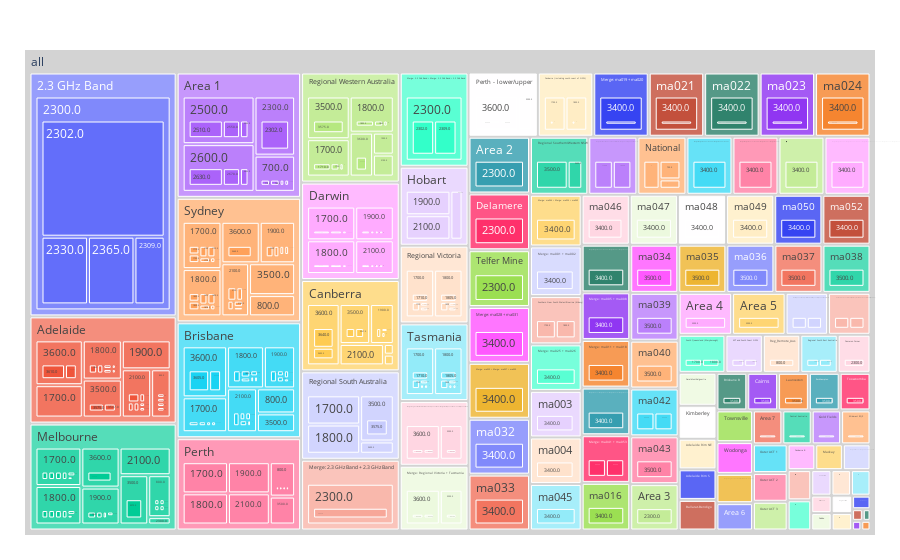

Notebook code for this chart:
### Code cell
# Spectrum Usage Data Set
fig = px.treemap(specUsage, path=[px.Constant('all'), 'AREA_NAME','RANGE','START'], values='BW')
fig.update_traces(root_color="lightgrey")
fig.update_layout(margin = dict(t=50, l=25, r=25, b=25))
fig.write_html('ACMA Treemaps/usageTreemap2.html')
fig.show()

### Figure 1 — Plotly figure (JSON) as saved in the notebook; plotly's stock layout.template omitted (floating-point values rounded to 4 significant figures; data arrays with more than 128 entries replaced by an {"elided": "..."} marker saying what was removed)
{"data": [{"branchvalues": "total", "domain": {"x": [0, 1], "y": [0, 1]}, "hovertemplate": "labels=%{label}<br>BW=%{value}<br>parent=%{parent}<br>id=%{id}<extra></extra>", "ids": {"elided": "739 str values"}, "labels": {"elided": "739 str values"}, "name": "", "parents": {"elided": "739 str values"}, "root": {"color": "lightgrey"}, "type": "treemap", "values": {"elided": "739 float values"}}], "layout": {"legend": {"tracegroupgap": 0}, "margin": {"b": 25, "l": 25, "r": 25, "t": 50}}}
